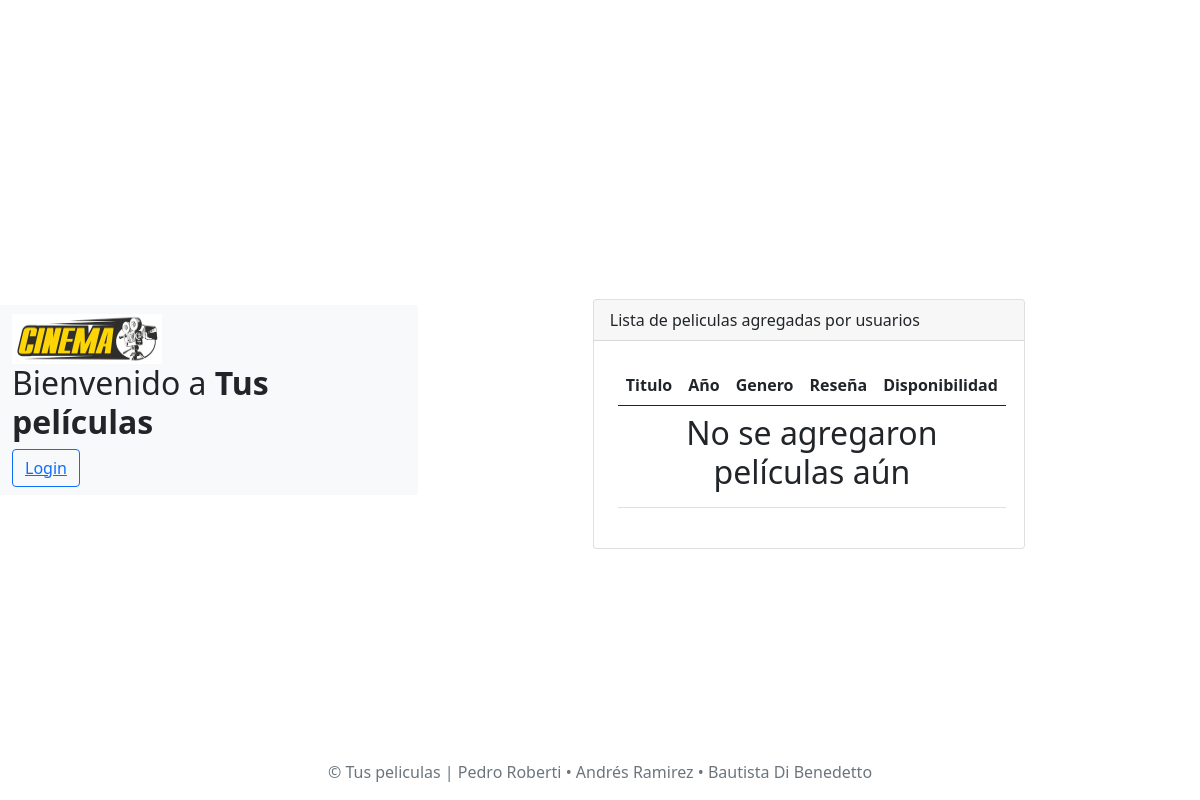
Before: / with the older database file.
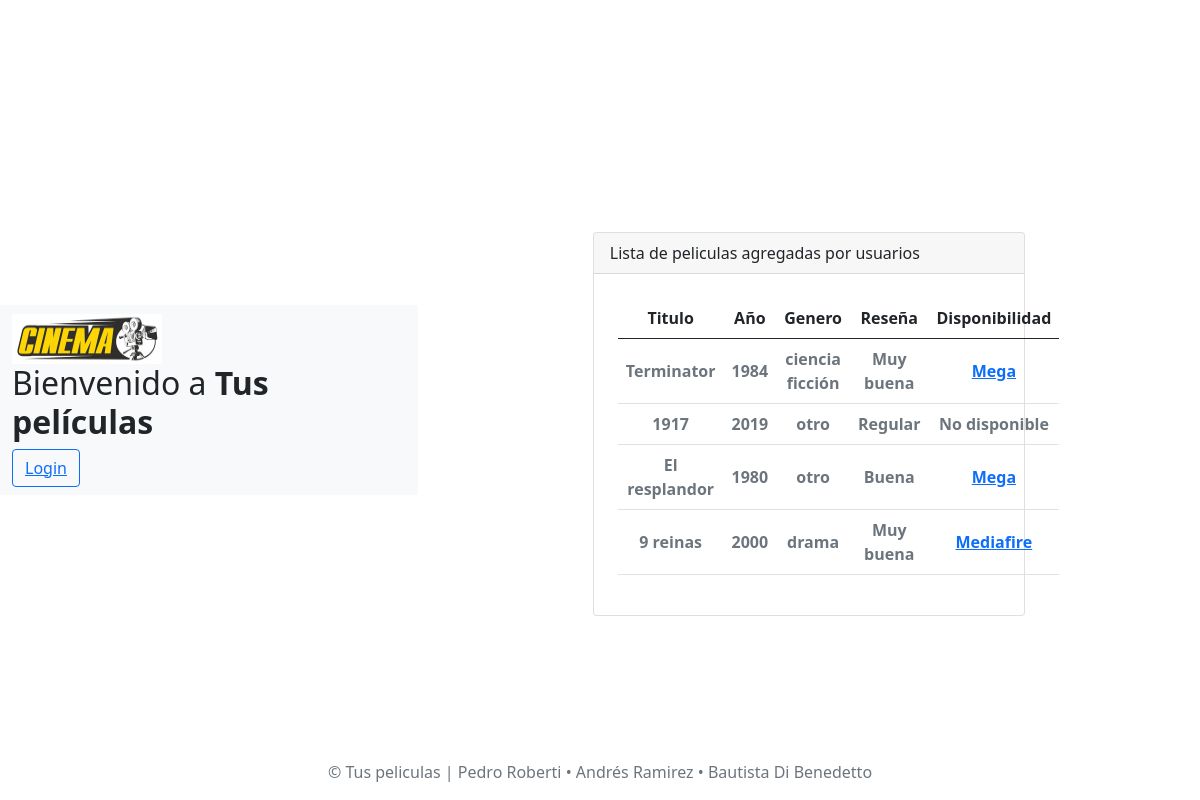
After: the same page with the newer database file.
### tables this page shows
CREATE TABLE `peliculas` (
  `id_pelicula` int(255) NOT NULL,
  `titulo` varchar(30) NOT NULL,
  `anio` int(255) NOT NULL,
  `id_genero` int(255) NOT NULL,
  `id_usuario` int(255) NOT NULL,
  `resenia` varchar(40) NOT NULL,
  `disponibilidad` varchar(20) DEFAULT NULL
);

CREATE TABLE `genero` (
  `codigo_genero` int(255) NOT NULL,
  `nombre` varchar(20) NOT NULL
);

### clases/.env.php (called while the page is built)
<?php
function credenciales() {
	return [
		'usuario'=>'root',
		'clave'=> '',
		'servidor'=> 'localhost',
		'base_de_datos'=>'base_peliculas'
	];
}
 ?>

### clases/Repositorio.php (called while the page is built, shortened)
<?php
require_once '.env.php';
abstract class Repositorio
{
    protected static $conexion = null;
    public function __construct()
    {
        if (is_null(self::$conexion)) {
            $credenciales = credenciales();
            self::$conexion = new mysqli(
                $credenciales['servidor'],
                $credenciales['usuario'],
                $credenciales['clave'],
                $credenciales['base_de_datos']
            );
            self::$conexion->set_charset('utf8mb4');
        }
    }
}

### clases/ControladorPeliculas.php (called while the page is built, shortened)
<?php
require_once 'RepositorioPelicula.php';
class ControladorPeliculas
{
    protected $rp;
    public function __construct($id_usuario = null)
    {
        $this->rp = new Repositorio_Pelicula();
    }
    public function getAll()
    {
        return $this->rp->get_all();
    }
}

### clases/RepositorioPelicula.php (called while the page is built, shortened)
<?php
require_once 'Pelicula.php';
require_once 'genero.php';
require_once 'Repositorio.php';
class Repositorio_Pelicula extends Repositorio
{
    public function get_all($id_usuario = null)
    {
        $sql = "SELECT ";
        $sql .= "p.id_pelicula, p.titulo, p.anio,  p.disponibilidad, p.resenia, p.id_usuario, ";
        $sql .= "g.nombre, g.codigo_genero ";
        $sql .= "FROM Peliculas p ";
        $sql .= "INNER JOIN genero g ON p.id_genero = g.codigo_genero ";
        $sql .= "ORDER BY p.id_pelicula;";
        $query = self::$conexion->prepare($sql);
        if ($query->execute()) {
            $query->bind_result(
                $id,
                $titulo,
                $anio,
                $disponibilidad,
                $resenia,
                $id_usuario,
                $nombre_g,
                $id_g
            );
            $peliculas = [];
            while ($query->fetch()) {
                $g = new Genero($id_g, $nombre_g);
                $p = new Pelicula($titulo, $anio, $g, $disponibilidad, $resenia, $id_usuario, $id);
                $peliculas[] = $p;
            }
            return $peliculas;
        }
    }
}

### clases/Pelicula.php (called while the page is built, shortened)
<?php
require_once 'Genero.php';
class Pelicula
{
    protected $titulo;
    protected $anio;
    protected $genero;
    protected $disponibilidad;
    protected $resenia;
    public function __construct ($titulo, $anio, Genero $genero, $disponibilidad, $resenia, $id_usuario, $id=null)
    {
        $this->titulo = $titulo;
        $this->anio = $anio;
        $this->genero = $genero;
        $this->disponibilidad = $disponibilidad;
        $this->resenia = $resenia;
    }
    public function getTitulo() {
	return $this->titulo;
	}
    public function getAnio() {
	return $this->anio;
	}
    public function getGenero() {
	return $this->genero;
	}
    public function getDisponibilidad() {
	return $this->disponibilidad;
	}
    public function getResenia() {
	return $this->resenia;
	}
}

### clases/genero.php (called while the page is built, shortened)
<?php
class Genero
{
    protected $nombre;
    public function __construct($codigo_genero, $nombre)
    {
        $this->nombre = $nombre;
    }
    public function getNombre()
    {
        return $this->nombre;
    }
}

### index.php (the view, shortened to what this page needs)
<?php
require_once 'clases/ControladorPeliculas.php';
$cp = new ControladorPeliculas();
$peliculas = $cp->getAll();
?>
<!DOCTYPE html>
<html lang="en">
<head>
    <link href="css/style.css" rel="stylesheet">
    <link href="https://cdn.jsdelivr.net/npm/bootstrap@5.0.0-beta1/dist/css/bootstrap.min.css" rel="stylesheet">
</head>
<body>
    <nav class="navbar navbar-light bg-light">
        <div class="container-fluid">
            <a class="navbar-center" href="index.php">
                <img src="./assets/brand/logo.jpg" alt="" width="150" height="50" class="d-inline-block align-text-top ">
            </a>
            <h2>Bienvenido a <strong>Tus películas</strong></h2>
            <div container>
                <a href="login.php"><button type="button" id="boton" class="btn btn-outline-primary">Login</button></a>
            </div>
        </div>
    </nav>
    <div class="container mt-5">
        <div class="row justify-content-center">
            <div class="col-md-7">
                <div class="card">
                    <div class="card-header">
                        Lista de peliculas agregadas por usuarios
                    </div>
                    <div class="p-4">
                        <table class="table align-middle">
                            <thead>
                                <tr>
                                    <th scope="col" class="text-center">Titulo</th>
                                    <th scope="col" class="text-center">Año</th>
                                    <th scope="col" class="text-center">Genero</th>
                                    <th scope="col" class="text-center">Reseña</th>
                                    <th scope="col" class="text-center">Disponibilidad</th>
                                </tr>
                            </thead>
                            <tbody>
                                <?php
                                if (count($peliculas) === 0) {
                                    echo '<tr>
                <th colspan="6" class="text-center"><h2>No se agregaron películas aún</h2></th>
            </tr>';
                                } else {
                                    foreach ($peliculas as $pelicula) {
                                        echo '<tr>
                    <th scope="col" class="text-secondary text-center">' . $pelicula->getTitulo() . '</th>
                    <th scope="col" class="text-secondary text-center">' . $pelicula->getAnio() . '</th>
                    <th scope="col" class="text-secondary text-center">' . $pelicula->getGenero()->getNombre() . '</th>
                    <th scope="col" class="text-secondary text-center">' . $pelicula->getResenia() . '</th>
                    <th scope="col" class="text-secondary text-center">';
                                        if ($pelicula->getDisponibilidad() === "Torrent") {
                                            echo '<a href="https://www.utorrent.com/">Torrent</a>';
                                        } elseif ($pelicula->getDisponibilidad() === "Mega") {
                                            echo '<a href="https://mega.io/es">Mega</a>';
                                        } elseif ($pelicula->getDisponibilidad() === "Mediafire") {
                                            echo '<a href="https://www.mediafire.com/">Mediafire</a>';
                                        } else {
                                            echo 'No disponible';
                                        }
                                        echo '</th>
                </tr>';
                                    }
                                }
                                ?>
                            </tbody>
                        </table>
                    </div>
                </div>
                <p class="mt-3 mb-3 text-muted fixed-bottom text-center">&copy; Tus peliculas | Pedro Roberti • Andrés Ramirez • Bautista Di Benedetto </p>
            </div>
</body>
</html>

Changed rows visible on the page:
added peliculas: titulo "Terminator", anio "1984", id_genero.nombre "ciencia ficción", resenia "Muy buena", disponibilidad "Mega"
added peliculas: titulo "1917", anio "2019", id_genero.nombre "otro", resenia "Regular", disponibilidad "No disponible"
added peliculas: titulo "El resplandor", anio "1980", id_genero.nombre "otro", resenia "Buena", disponibilidad "Mega"
added peliculas: titulo "9 reinas", anio "2000", id_genero.nombre "drama", resenia "Muy buena", disponibilidad "Mediafire"
Other visible differences:
text no longer shown: "No se agregaron películas aún"
